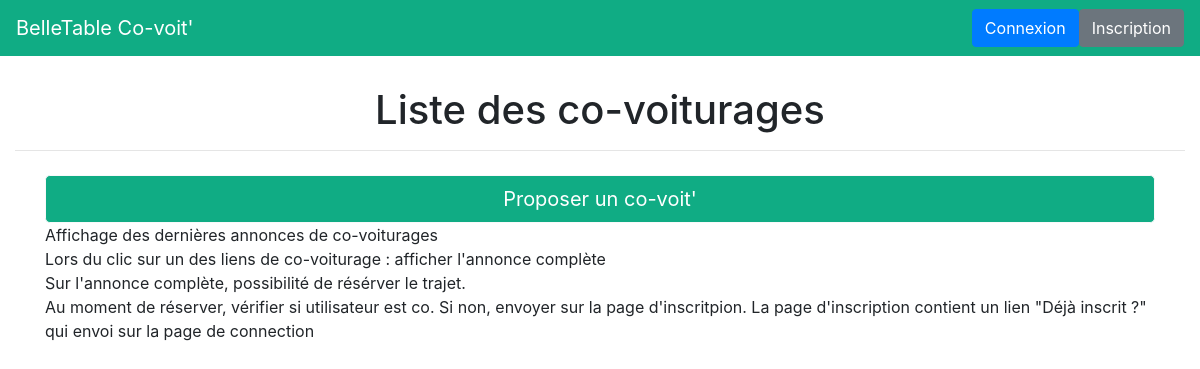
Before: / with the older database file.
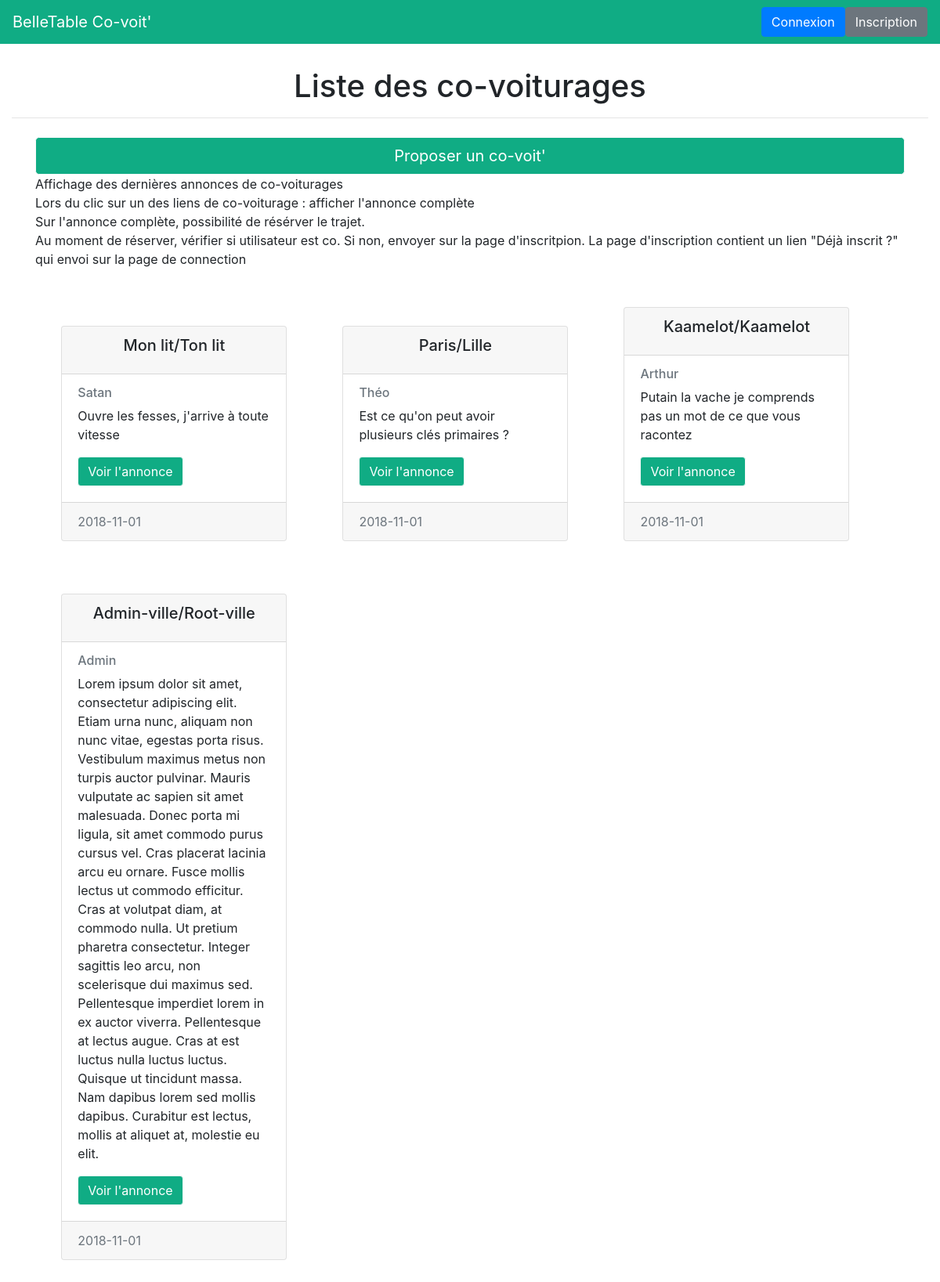
After: the same page with the newer database file.
### tables this page shows
CREATE TABLE IF NOT EXISTS `annonce` (
  `id` int(11) NOT NULL AUTO_INCREMENT,
  `nom_ville_depart` varchar(50) NOT NULL,
  `nom_ville_arrive` varchar(50) NOT NULL,
  `autheur` varchar(30) NOT NULL,
  `date` date NOT NULL,
  `description` text NOT NULL,
  PRIMARY KEY (`id`)
);

### db/advertSelectAll.php (called while the page is built)
<?php
$asTable = "annonce";
$asCols = '*';
$asColWhere ="";
$asValeurs ="";
include 'dbCon.php';
try {
    $req = $db->query("CALL selectDynam('$asTable', '$asCols', '$asColWhere', '$asValeurs') ");
    $adverts = $req->fetchAll();
} catch (Exception $exc) {
    echo $exc->getTraceAsString();
}
?>

### index.php (the view)
<?php
include './include/header.php';
?>
<header class="container-fluid">
    <h1 class="text-center">Liste des co-voiturages</h1>
    <hr class="">
</header>
<section class="container content-wrapper">
    <a href="addAdvert.php"><button type="button" class="btn btn-lg btn-outline-light btn-block">Proposer un co-voit'</button></a>
    <p>Affichage des dernières annonces de co-voiturages<br>
        Lors du clic sur un des liens de co-voiturage : afficher l'annonce complète<br>
        Sur l'annonce complète, possibilité de résérver le trajet.<br>
        Au moment de réserver, vérifier si utilisateur est co. Si non, envoyer sur la page d'inscritpion. La page d'inscription contient un lien "Déjà inscrit ?" qui envoi sur la page de connection
    </p>
    <?php
    include 'db/advertSelectAll.php';
    foreach ($adverts as $advert) {
        ?>
        <div class="card advert-card">
            <div class="card-header">
                <h5 class="card-title text-center"><?= $advert['nom_ville_depart'] ?>/<?= $advert['nom_ville_arrive'] ?></h5>
            </div>
            <div class="card-body">
                <a href="#"><h6 class="card-subtitle mb-2 text-muted"><?= $advert['autheur'] ?></h6></a>
                <p class="card-text"><?= $advert['description'] ?></p>
                <a href="advert.php?id=<?= $advert['id'] ?>" class="btn btn-outline-light card-btn center-block">Voir l'annonce</a>
            </div>
            <div class="card-footer text-muted">
                <?= $advert['date'] ?>
            </div>
        </div>
        <?php
    }
    ?>
</section>
<?php
include './include/footer.php';
?>

### include/header.php (shortened to what this page needs)
<!DOCTYPE html>
<html>
    <head>
        <link rel="stylesheet" href="https://stackpath.bootstrapcdn.com/bootstrap/4.1.3/css/bootstrap.min.css">
        <link rel="stylesheet" href="https://use.fontawesome.com/releases/v5.4.1/css/all.css">
        <link rel="stylesheet" href="./style/style.css"/>
    </head>
    <body>
        <nav class="navbar justify-content-between">
            <a class="navbar-brand" href="index.php">BelleTable Co-voit'</a>
            <form class="form-inline my-2 my-lg-0">
                <?php
                if (isset($_SESSION['user']) && !empty($_SESSION['user'])) {
                    ?>
                    <a href="userAccount.php" class="btn btn-primary">Ton compte</a>
                    <a href="index.php?Disconnect" class="btn btn-primary">Déconnexion</a>
                <?php }
                else { ?>
                    <a class="btn btn-primary" href="signIn.php">Connexion</a>
                    <a class="btn btn-secondary" href="signUp.php">Inscription</a>
                <?php } ?>
            </form>
        </nav>

### include/footer.php (shortened to what this page needs)
</body>
</html>

### style/style.css (style rules this page uses)
.navbar { background-color: #10ac84; }
.navbar-brand { color: white; }
header { margin-top: 2.5%; }
.content-wrapper { margin-top: 2%; }
.btn-block { background-color: #10ac84; color: white; }
.advert-card { width: 18rem; margin: 3% 3%; display: inline-block }
.card-btn { background-color: #10ac84; color: white; }

Changed rows visible on the page:
added annonce: nom_ville_depart "Mon lit", nom_ville_arrive "Ton lit", autheur "Satan", description "Ouvre les fesses, j'arrive à toute vitesse", date "2018-11-01"
added annonce: nom_ville_depart "Paris", nom_ville_arrive "Lille", autheur "Théo", description "Est ce qu'on peut avoir plusieurs clés primaires ?", date "2018-11-01"
added annonce: nom_ville_depart "Kaamelot", nom_ville_arrive "Kaamelot", autheur "Arthur", description "Putain la vache je comprends pas un mot de ce que vous racontez", date "2018-11-01"
added annonce: nom_ville_depart "Admin-ville", nom_ville_arrive "Root-ville", autheur "Admin", description "Lorem ipsum dolor sit amet, consectetur adipiscing elit. Etiam urna nunc, aliquam non nunc vitae, egestas porta risus. Vestibulum maximus metus non turpis auctor pulvinar. Mauris vulputate ac sapien sit amet malesuada. Donec porta mi ligula, sit amet commodo purus cursus vel. Cras placerat lacinia arcu eu ornare. Fusce mollis lectus ut commodo efficitur. Cras at volutpat diam, at commodo nulla. Ut pretium pharetra consectetur. Integer sagittis leo arcu, non scelerisque dui maximus sed. Pellentesque imperdiet lorem in ex auctor viverra. Pellentesque at lectus augue. Cras at est luctus nulla luctus luctus. Quisque ut tincidunt massa. Nam dapibus lorem sed mollis dapibus. Curabitur est lectus,…", date "2018-11-01"
